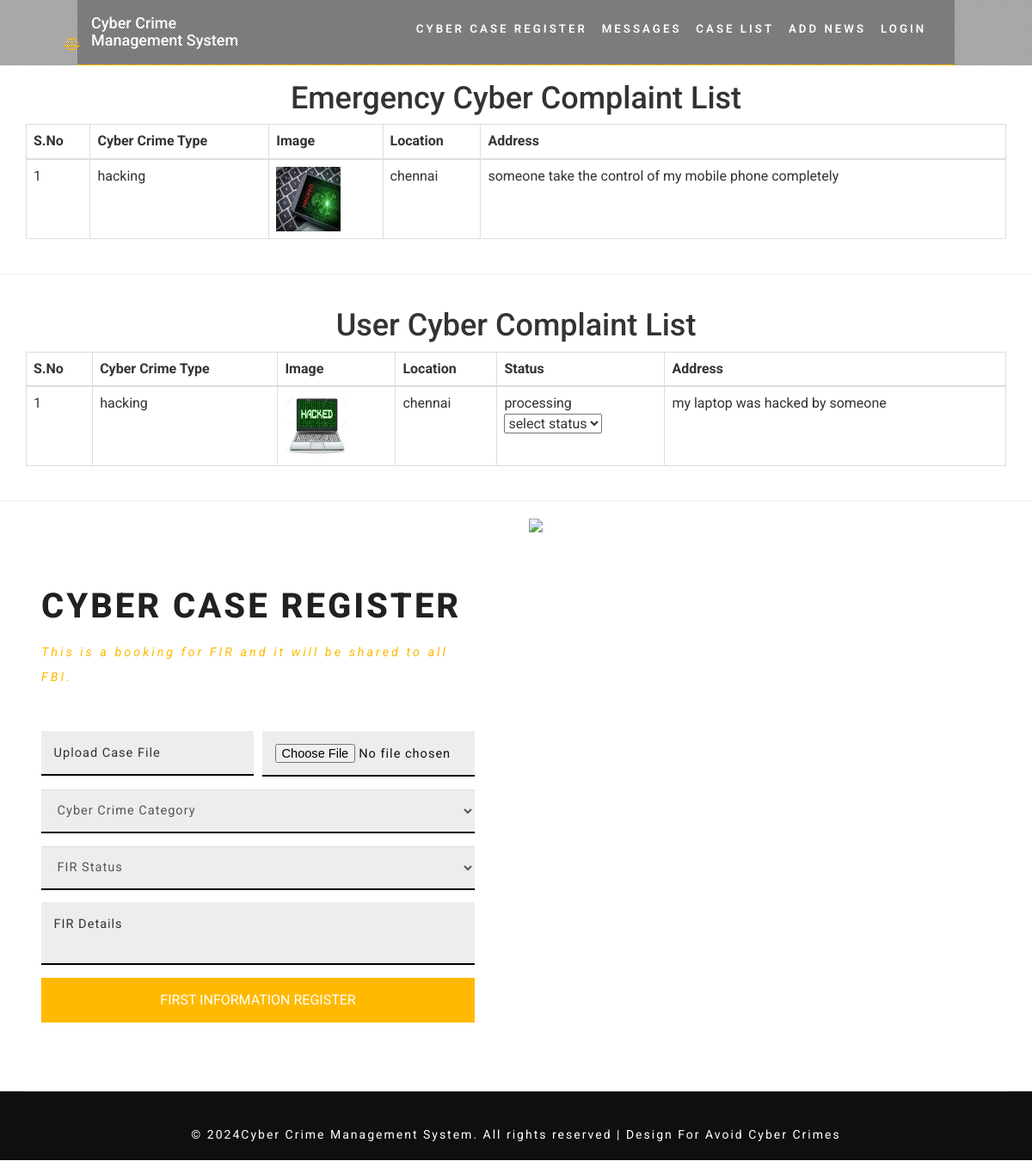
/index.php/pc_home, run on the app's committed database.
### tables this page shows
CREATE TABLE `public` (
  `id` int(11) NOT NULL,
  `first_name` varchar(50) NOT NULL,
  `last_name` varchar(50) NOT NULL,
  `mobile` varchar(50) NOT NULL,
  `email` varchar(50) NOT NULL,
  `crime_type` varchar(50) NOT NULL,
  `crime_image` varchar(50) NOT NULL,
  `location` varchar(50) NOT NULL,
  `crime_details` text NOT NULL,
  `updated_at` varchar(50) NOT NULL
);

CREATE TABLE `user_crime` (
  `id` int(11) NOT NULL,
  `user_id` int(11) NOT NULL,
  `crime_type` varchar(50) NOT NULL,
  `crime_image` varchar(50) NOT NULL,
  `status` varchar(50) NOT NULL DEFAULT 'pending',
  `solution` varchar(200) NOT NULL DEFAULT 'nothing',
  `location` varchar(50) NOT NULL,
  `crime_details` text NOT NULL,
  `updated_at` varchar(50) NOT NULL
);

### application/controllers/Pc_home.php (called while the page is built, shortened)
<?php
class Pc_home extends CI_Controller
{
    public function index()
    {
        $data['ecrimes']=$this->crime->pc_emerg_complaint_list();
        $data['crimes']=$this->crime->pc_complaint_list();
        $this->load->view('pc_home',$data);
    }
}

### index.php (called while the page is built, shortened)
<?php
require_once BASEPATH.'core/CodeIgniter.php';

### application/models/Crime.php (called while the page is built, shortened)
<?php
class Crime extends CI_Model
{
    public function pc_complaint_list()
    {
        $sql="select * from user_crime ORDER BY id DESC ";
        $query=$this->db->query($sql);
        return $query->result_array();
    }
    public function pc_emerg_complaint_list()
    {
        $sql="select * from public ORDER BY id DESC ";
        $query=$this->db->query($sql);
        return $query->result_array();
    }
}

### application/views/pc_home.php (the view, shortened to what this page needs)
<!DOCTYPE html>
<html lang="en">
<head>
    <link href="<?php echo base_url()?>design/css/bootstrap.css" rel="stylesheet" type="text/css" media="all" />
    <link rel="stylesheet" href="<?php echo base_url()?>design/css/style.css" type="text/css" media="all" />
    <link href="<?php echo base_url()?>design/css/font-awesome.css" rel="stylesheet">
</head>
<body>
<div id="home">
    <div class="agileinfo-dot">
        <div class="head">
            <div class="navbar-top">
                <div class="navbar-header">
                    <div class="navbar-brand logo ">
                        <h4><a href="index.html" style="color:white;">Cyber Crime<br/>
                            Management System <i class="fa fa-balance-scale" aria-hidden="true"></i></a></h4>
                    </div>
                </div>
                <div class="collapse navbar-collapse" id="bs-example-navbar-collapse-1">
                    <ul class="nav navbar-nav link-effect-4">
                        <li><a href="#login" class="scroll">Cyber Case Register</a></li>
                        <li><a href="pc_comment">Messages</a></li>
                        <li><a href="pc_case_list">Case List</a></li>
                        <li><a href="pc_case">Add News</a></li>
                        <?php if(isset($_SESSION['pc'])){?>
                        <li><a href="pc_login/logout">Logout</a></li>
                        <?php } else{?>
                        <li><a href="login">Login</a></li>
                        <?php }?>
                    </ul>
                </div>
            </div>
        </div>
    </div>
</div>
<div class="about" id="elist">
    <div class="container">
        <h1 align="center">Emergency Cyber Complaint List</h1>
        <div class="w3l-about-grids_inner">
            <table class="table table-bordered table-responsive">
                <thead>
                <th>S.No</th>
                <th>Cyber Crime Type</th>
                <th>Image</th>
                <th>Location</th>
                <th>Address</th>
                </thead>
                <tbody>
                <?php $i=1; foreach ($ecrimes as $crime){?>
                    <tr>
                        <td><?php echo $i?></td>
                        <td><?php echo $crime['crime_type']?></td>
                        <td><img src="upload_files/public_crime/<?php echo $crime['crime_image']?>" style="width: 75px;height: 75px"></td>
                        <td><?php echo $crime['location']?></td>
                        <td><?php echo $crime['crime_details']?></td>
                    </tr>
                <?php } $i++;?>
                </tbody>
            </table>
        </div>
    </div>
</div>
<hr/>
<div class="about" id="clist">
    <div class="container">
        <h1 align="center">User Cyber Complaint List</h1>
        <div class="w3l-about-grids_inner">
            <table class="table table-bordered table-responsive">
                <thead>
                <th>S.No</th>
                <th>Cyber Crime Type</th>
                <th>Image</th>
                <th>Location</th>
                <th>Status</th>
                <th>Address</th>
                </thead>
                <tbody>
                <?php $i=1; foreach ($crimes as $crime){?>
                    <tr>
                        <td><?php echo $i?></td>
                        <td><?php echo $crime['crime_type']?></td>
                        <td><img src="upload_files/user_crime/<?php echo $crime['crime_image']?>" style="width: 75px;height: 75px"></td>
                        <td><?php echo $crime['location']?></td>
                        <td><?php echo $crime['status']?> <br/>
                            <select id="status<?php echo $crime['id']?>" name="status<?php echo $crime['id']?>" onchange="mystatus(<?php echo $crime['id']?>)">
                                <option value="pending">select status</option>
                            </select>
                        </td>
                        <td><?php echo $crime['crime_details']?></td>
                    </tr>
                <?php $i++;} ?>
                </tbody>
            </table>
        </div>
    </div>
</div>
<hr/>
<div class="free_agile_consultation contact" id="login">
    <div class="col-md-6 free_consultation_agile">
        <h4>Cyber case register </h4>
        <h6>This is a booking for FIR and it will be shared to all FBI. </h6>
        <form action="pc_home/case_register" method="post" enctype="multipart/form-data">
            <div class="contact-left agileits-w3layouts free_w3ls_agile">
                <input type="text" placeholder="Upload Case File" disabled>
                <input name="files" class="email" type="file" placeholder="Email" required="">
                <select class="form-control" name="type">
                <option>Cyber Crime Category</option>
                </select>
                <select class="form-control" name="status">
                    <option>FIR Status</option>
                </select>
                <textarea name="message" placeholder="FIR Details" required=""></textarea>
                <input type="submit" value="FIRST INFORMATION REGISTER">
            </div>
        </form>
    </div>
    <div class="col-md-6">
        <img src="design/images/fir.jpg" class="img-responsive" style="height: 650px">
    </div>
    <div class="clearfix"> </div>
</div>
<?php include_once ('application/views/include/footer.php')?>
</body>
</html>

### design/css/style.css (style rules this page uses)
body a { transition: 0.5s all; -webkit-transition: 0.5s all; -o-transition: 0.5s all; -moz-transition: 0.5s all; -ms-transition: 0.5s all; }
html, body { font-size: 100%; font-family: 'Roboto', sans-serif; }
body { background: #FFFFFF; }
ul { margin: 0; padding: 0; }
p, ul, ol { font-size: 14px; letter-spacing: 1px; color: #6e6e6f; line-height: 1.9em; }
input[type="submit"], a, .nbs-flexisel-nav-left, .nbs-flexisel-nav-right { transition: .5s ease-in; -webkit-transition: .5s ease-in; -moz-transition: .5s ease-in; -o-transition: .5s ease-in; -ms-transition: .5s ease-in; }
.agileinfo-dot, .agile-dot { background: url(../images/dott.png)repeat 0px 0px; background-size: 2px; -webkit-background-size: 2px; -moz-background-size: 2px; -o-background-size: 2px; -ms-background-size: 2px; }
.head { border-bottom: 1px solid #ffb900; width: 85%; margin: -1px auto; padding: 0.5em 1em; background: rgba(0, 0, 0, 0.26); }
.logo i.fa.fa-balance-scale { position: absolute; top: 44px; left: 75px; color: #ffb900; font-size: 0.8em; }
.navbar-brand { height: auto; padding: 0; font-size: 18px; line-height: 20px; }
.navbar-nav { float: right; margin-top: 1.2em; }
div#bs-example-navbar-collapse-1 { padding: 0; }
ul.nav.navbar-nav li a { font-size: .95em; color: #FFFFFF; padding: 0px 0; font-weight: 600; text-transform: uppercase; letter-spacing: 3px; }
ul.nav.navbar-nav li { margin: 0 2em 0 0; }
.gallery, .services, .team, .agile-dot, .subscribe, .contact { padding: 5em 0; }
.w3ls-about-left h2, .about-heading h3, .about-heading.two h3, .free_consultation_agile h4 { color: #212121; margin: 0; font-size: 3em; font-weight: 800; position: relative; letter-spacing: 3px; text-transform: uppercase; }
.w3ls-about-left h6, .free_consultation_agile h6 { font-size: 0.9em; color: #ffb900; font-style: italic; font-weight: 400; letter-spacing: 3px; line-height: 2em; margin: 1.2em 0; }
.free_consultation_agile { padding: 5em 4em; }
.free_agile_consultation.contact { padding: 0; }
.free_w3ls_agile { margin-top: 3em; }
.contact-left.agileits-w3layouts { padding: 0; }
.contact input[type="text"], .contact input[type="email"], .contact input[type="password"], .contact input[type="number"], .contact input[type="file"], .contact textarea { width: 49%; color: #111; float: left; background: rgba(0, 0, 0, 0.07); outline: none; font-size: 0.91em; padding: 1em 1em; margin-bottom: 1em; border: none; border-bottom: solid 2px #000; -webkit-appearance: none; display: inline-block; letter-spacing: 1px; }
.contact input.email { float: right; }
.free_consultation_agile select.form-control { background: rgba(0, 0, 0, 0.07); outline: none; font-size: 0.91em; padding: 1em 1em; margin-bottom: 1em; border: none; border-bottom: solid 2px #000; display: inline-block; letter-spacing: 1px; border-radius: 0px; height: 51px; }
.contact textarea { resize: none; width: 100%; outline: none; min-height: 13.5em; margin-bottom: 0!important; -webkit-appearance: none; }
.free_consultation_agile textarea { min-height: 3.5em!important; }
.contact input[type="submit"] { outline: none; color: #fff; padding: 0.8em 4em; margin-top: 15px; font-size: 1em; -webkit-appearance: none; background: #ffb900; border: 2px solid #ffb900; -webkit-transition: 0.5s all; transition: 0.5s all; -moz-transition: 0.5s all; width: 100%; }
@media (max-width:1440px) { .about-heading h3, .about-heading.two h3, .free_consultation_agile h4 { font-size: 2.5em; } }
@media (max-width:1366px) { ul.nav.navbar-nav li { margin: 0 1.2em 0 0; } }
@media (max-width:1280px) { .free_consultation_agile { padding: 5em 3em; } }

### data on the page
public: i "1", crime_type "hacking", crime_image (picture), location "chennai", crime_details "someone take the control of my mobile phone completely"
user_crime: crime_type "hacking", crime_image (picture), location "chennai", status "processing", id "select status", crime_details "my laptop was hacked by someone"
